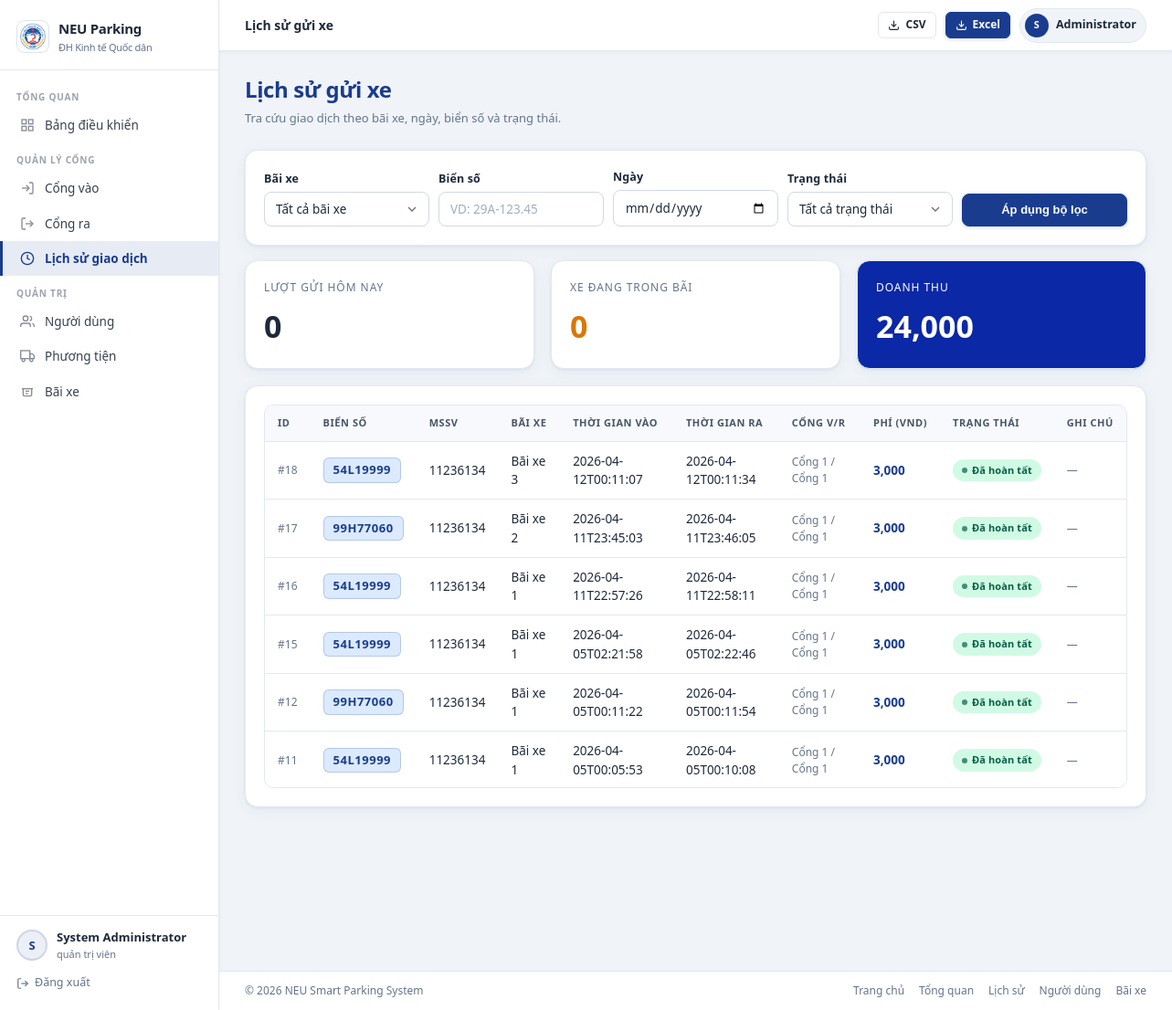
Screenshot of /history (signed in) with the database file from the repository.
### tables this page shows
CREATE TABLE users (
            id INTEGER PRIMARY KEY AUTOINCREMENT,
            username TEXT UNIQUE NOT NULL,
            password_hash TEXT NOT NULL,
            full_name TEXT NOT NULL,
            role TEXT NOT NULL DEFAULT 'student' CHECK (role IN ('admin', 'student', 'guard')),
            student_code TEXT UNIQUE,
            email TEXT UNIQUE,
            phone TEXT,
            is_active INTEGER NOT NULL DEFAULT 1,
            created_at TEXT DEFAULT CURRENT_TIMESTAMP
        );

CREATE TABLE parking_log (
            id INTEGER PRIMARY KEY AUTOINCREMENT,
            plate TEXT NOT NULL,
            student_code TEXT NOT NULL,
            time_in TEXT NOT NULL,
            time_out TEXT,
            gate_in TEXT,
            gate_out TEXT,
            fee INTEGER NOT NULL DEFAULT 0,
            status TEXT NOT NULL DEFAULT 'IN_PARKING',
            note TEXT,
            created_at TEXT DEFAULT CURRENT_TIMESTAMP
        , parking_area_id INTEGER);

### app.py (the view)
@app.route("/history")
@roles_required("guard", "admin")
def history():
    plate = (request.args.get("plate") or "").strip()
    status = (request.args.get("status") or "").strip()
    date = (request.args.get("date") or "").strip()
    parking_areas = list_parking_areas(include_inactive=True)
    selected_area = _find_parking_area(request.args.get("parking_area_id"), parking_areas)
    scoped_area_id = int(selected_area["id"]) if selected_area else None
    summary_sql = " AND parking_area_id = :parking_area_id" if scoped_area_id else ""
    summary_params = {"parking_area_id": scoped_area_id} if scoped_area_id else {}
    context = {
        "history": list_history_records(plate=plate, status=status, date=date, parking_area_id=scoped_area_id),
        "total_revenue": int(
            _fetch_scalar(
                f"SELECT COALESCE(SUM(fee),0) FROM parking_log WHERE time_out IS NOT NULL{summary_sql}",
                summary_params,
            )
        ),
        "today_count": int(
            _fetch_scalar(
                f"SELECT COUNT(*) FROM parking_log WHERE date(time_in)=date('now','localtime'){summary_sql}",
                summary_params,
            )
        ),
        "occupancy": int(
            _fetch_scalar(
                f"SELECT COUNT(*) FROM parking_log WHERE time_out IS NULL{summary_sql}",
                summary_params,
            )
        ),
        "parking_areas": parking_areas,
        "parking_area_filter": str(scoped_area_id) if scoped_area_id else "",
        "plate_filter": plate,
        "status_filter": status,
        "date_filter": date,
    }
    return render_template("history.html", **context)

### templates/history.html (shortened to what this page needs)
{% extends 'base.html' %}
{% block topbar_title %}Lịch sử gửi xe{% endblock %}
{% block extra_css %}
<link rel="stylesheet" href="{{ url_for('static', filename='css/parking.css') }}">
{% endblock %}
{% block topbar_actions %}
<a class="btn btn-secondary btn-small" href="{{ url_for('export_csv', plate=plate_filter, status=status_filter, date=date_filter, parking_area_id=parking_area_filter) }}">
    <svg width="13" height="13" viewBox="0 0 24 24" fill="none" stroke="currentColor" stroke-width="2"><path d="M21 15v4a2 2 0 0 1-2 2H5a2 2 0 0 1-2-2v-4"/><polyline points="7 10 12 15 17 10"/><line x1="12" y1="15" x2="12" y2="3"/></svg>
    CSV
</a>
<a class="btn btn-primary btn-small" href="{{ url_for('export_excel', plate=plate_filter, status=status_filter, date=date_filter, parking_area_id=parking_area_filter) }}">
    <svg width="13" height="13" viewBox="0 0 24 24" fill="none" stroke="currentColor" stroke-width="2"><path d="M21 15v4a2 2 0 0 1-2 2H5a2 2 0 0 1-2-2v-4"/><polyline points="7 10 12 15 17 10"/><line x1="12" y1="15" x2="12" y2="3"/></svg>
    Excel
</a>
{% endblock %}
{% block content %}
<div class="page-header">
    <div>
        <h1 class="page-title">Lịch sử gửi xe</h1>
        <p class="page-subtitle">Tra cứu giao dịch theo bãi xe, ngày, biển số và trạng thái.</p>
    </div>
</div>
<article class="section-card" style="margin-bottom:16px;">
    <form method="get" action="{{ url_for('history') }}" class="filter-bar">
        <div class="form-group">
            <label for="parking_area_id">Bãi xe</label>
            <select id="parking_area_id" name="parking_area_id">
                <option value="">Tất cả bãi xe</option>
            </select>
        </div>
        <div class="form-group">
            <label for="plate">Biển số</label>
            <input id="plate" type="text" name="plate" value="{{ plate_filter }}" placeholder="VD: 29A-123.45">
        </div>
        <div class="form-group">
            <label for="date">Ngày</label>
            <input id="date" type="date" name="date" value="{{ date_filter }}">
        </div>
        <div class="form-group">
            <label for="status">Trạng thái</label>
            <select id="status" name="status">
                <option value="">Tất cả trạng thái</option>
            </select>
        </div>
        <div style="display:flex;align-items:end;">
            <button class="btn btn-primary" type="submit" style="width:100%;">Áp dụng bộ lọc</button>
        </div>
    </form>
</article>
<div class="grid grid-3" style="margin-bottom:18px;">
    <article class="section-card">
        <p class="muted" style="font-size:12px;text-transform:uppercase;letter-spacing:.08em;">Lượt gửi hôm nay</p>
        <p style="font-size:34px;font-weight:800;margin:8px 0 0;">{{ today_count }}</p>
    </article>
    <article class="section-card">
        <p class="muted" style="font-size:12px;text-transform:uppercase;letter-spacing:.08em;">Xe đang trong bãi</p>
        <p style="font-size:34px;font-weight:800;margin:8px 0 0;color:var(--warning);">{{ occupancy }}</p>
    </article>
    <article class="section-card" style="background-color: rgb(11, 40, 166);">
        <p class="muted" style="font-size:12px;text-transform:uppercase;letter-spacing:.08em; color: white;">Doanh thu</p>
        <p style="font-size:34px;font-weight:800;margin:8px 0 0;color: white;">{{ "{:,.0f}".format(total_revenue) }}</p>
    </article>
</div>
<article class="section-card">
    <div class="table-wrapper" style="max-height:420px;overflow-y:auto;">
        <table>
            <thead>
                <tr>
                    <th>ID</th>
                    <th>Biển số</th>
                    <th>MSSV</th>
                    <th>Bãi xe</th>
                    <th>Thời gian vào</th>
                    <th>Thời gian ra</th>
                    <th>Cổng V/R</th>
                    <th>Phí (VND)</th>
                    <th>Trạng thái</th>
                    <th>Ghi chú</th>
                </tr>
            </thead>
            <tbody>
                {% for item in history %}
                <tr>
                    <td style="color:var(--text-secondary);font-size:12px;">#{{ item.id }}</td>
                    <td><span class="plate-badge">{{ item.plate }}</span></td>
                    <td>{{ item.student_code }}</td>
                    <td>{{ item.parking_area_name or '—' }}</td>
                    <td>{{ item.time_in or '—' }}</td>
                    <td>{{ item.time_out or '—' }}</td>
                    <td style="font-size:12px;color:var(--text-secondary);">{{ item.gate_in or '—' }} / {{ item.gate_out or '—' }}</td>
                    <td style="font-weight:700;color:var(--primary);">{{ "{:,.0f}".format(item.fee or 0) }}</td>
                    <td>
                        <span class="badge {% if item.status == 'IN_PARKING' %}badge-warning{% else %}badge-success{% endif %}">
                            {{ translate_status(item.status) }}
                        </span>
                    </td>
                    <td style="color:var(--text-secondary);font-size:12px;">{{ item.note or '—' }}</td>
                </tr>
                {% else %}
                <tr>
                    <td colspan="10" class="muted" style="text-align:center;padding:28px;">Không có bản ghi phù hợp.</td>
                </tr>
                {% endfor %}
            </tbody>
        </table>
    </div>
</article>
{% endblock %}

### templates/base.html (shortened to what this page needs)
<!DOCTYPE html>
<html lang="vi">
<head>
    <link rel="stylesheet" href="{{ url_for('static', filename='css/base.css') }}">
    <link rel="stylesheet" href="{{ url_for('static', filename='css/layout.css') }}">
    <link rel="stylesheet" href="{{ url_for('static', filename='css/components.css') }}">
    <link rel="stylesheet" href="{{ url_for('static', filename='css/forms.css') }}">
    <link rel="stylesheet" href="{{ url_for('static', filename='css/tables.css') }}">
    {% block extra_css %}{% endblock %}
</head>
<body>
{% if current_user %}
<div class="app-shell">
    <aside class="sidebar" id="sidebar">
        <div class="sidebar-brand">
            <a class="sidebar-brand-logo" href="{{ url_for('index') }}">
                <div class="sidebar-brand-icon">
                    <img src="{{ url_for('static', filename='images/logo-neu.png') }}" alt="NEU logo">
                </div>
                <div>
                    <div>NEU Parking</div>
                    <div class="sidebar-brand-subtitle">ĐH Kinh tế Quốc dân</div>
                </div>
            </a>
        </div>
        <nav class="sidebar-nav">
            {% if current_user.role in ['admin', 'guard'] %}
            <div class="sidebar-section">
                <div class="sidebar-section-label">Tổng quan</div>
                <a class="sidebar-link {% if request.endpoint == 'dashboard' %}active{% endif %}"
                   href="{{ url_for('dashboard') }}">
                    <span class="sidebar-link-icon">
                        <svg width="16" height="16" viewBox="0 0 24 24" fill="none" stroke="currentColor" stroke-width="2"><rect x="3" y="3" width="7" height="7"/><rect x="14" y="3" width="7" height="7"/><rect x="14" y="14" width="7" height="7"/><rect x="3" y="14" width="7" height="7"/></svg>
                    </span>
                    Bảng điều khiển
                </a>
            </div>
            <div class="sidebar-section">
                <div class="sidebar-section-label">Quản lý cổng</div>
                <a class="sidebar-link {% if request.endpoint == 'gate_in' %}active{% endif %}"
                   href="{{ url_for('gate_in') }}">
                    <span class="sidebar-link-icon">
                        <svg width="16" height="16" viewBox="0 0 24 24" fill="none" stroke="currentColor" stroke-width="2"><path d="M15 3h4a2 2 0 012 2v14a2 2 0 01-2 2h-4"/><polyline points="10 17 15 12 10 7"/><line x1="15" y1="12" x2="3" y2="12"/></svg>
                    </span>
                    Cổng vào
                </a>
                <a class="sidebar-link {% if request.endpoint == 'gate_out' %}active{% endif %}"
                   href="{{ url_for('gate_out') }}">
                    <span class="sidebar-link-icon">
                        <svg width="16" height="16" viewBox="0 0 24 24" fill="none" stroke="currentColor" stroke-width="2"><path d="M9 21H5a2 2 0 01-2-2V5a2 2 0 012-2h4"/><polyline points="16 17 21 12 16 7"/><line x1="21" y1="12" x2="9" y2="12"/></svg>
                    </span>
                    Cổng ra
                </a>
                <a class="sidebar-link {% if request.endpoint == 'history' %}active{% endif %}"
                   href="{{ url_for('history') }}">
                    <span class="sidebar-link-icon">
                        <svg width="16" height="16" viewBox="0 0 24 24" fill="none" stroke="currentColor" stroke-width="2"><circle cx="12" cy="12" r="10"/><polyline points="12 6 12 12 16 14"/></svg>
                    </span>
                    Lịch sử giao dịch
                </a>
            </div>
            {% if current_user.role == 'admin' %}
            <div class="sidebar-section">
                <div class="sidebar-section-label">Quản trị</div>
                <a class="sidebar-link {% if request.endpoint == 'user_management' %}active{% endif %}"
                   href="{{ url_for('user_management') }}">
                    <span class="sidebar-link-icon">
                        <svg width="16" height="16" viewBox="0 0 24 24" fill="none" stroke="currentColor" stroke-width="2"><path d="M17 21v-2a4 4 0 00-4-4H5a4 4 0 00-4 4v2"/><circle cx="9" cy="7" r="4"/><path d="M23 21v-2a4 4 0 00-3-3.87"/><path d="M16 3.13a4 4 0 010 7.75"/></svg>
                    </span>
                    Người dùng
                </a>
                <a class="sidebar-link {% if request.endpoint == 'vehicles' %}active{% endif %}"
                   href="{{ url_for('vehicles') }}">
                    <span class="sidebar-link-icon">
                        <svg width="16" height="16" viewBox="0 0 24 24" fill="none" stroke="currentColor" stroke-width="2"><rect x="1" y="3" width="15" height="13"/><polygon points="16 8 20 8 23 11 23 16 16 16 16 8"/><circle cx="5.5" cy="18.5" r="2.5"/><circle cx="18.5" cy="18.5" r="2.5"/></svg>
                    </span>
                    Phương tiện
                </a>
                <a class="sidebar-link {% if request.endpoint in ['parking_areas_admin', 'parking_area_detail'] %}active{% endif %}"
                   href="{{ url_for('parking_areas_admin') }}">
                    <span class="sidebar-link-icon">
                        <svg width="16" height="16" viewBox="0 0 24 24" fill="none" stroke="currentColor" stroke-width="2"><path d="M3 7h18"/><path d="M5 7v10a2 2 0 0 0 2 2h10a2 2 0 0 0 2-2V7"/><path d="M9 11h6"/><path d="M9 15h4"/></svg>
                    </span>
                    Bãi xe
                </a>
            </div>
            {% endif %}
            {% endif %}
        </nav>
        <div class="sidebar-footer">
            <div class="sidebar-user">
                <div class="sidebar-avatar">{{ current_user.full_name[0] | upper if current_user.full_name else 'U' }}</div>
                <div class="sidebar-user-info">
                    <div class="sidebar-user-name">{{ current_user.full_name }}</div>
                    <div class="sidebar-user-role">{{ translate_role(current_user.role) }}</div>
                </div>
            </div>
            <a class="sidebar-logout" href="{{ url_for('logout') }}">
                <svg width="14" height="14" viewBox="0 0 24 24" fill="none" stroke="currentColor" stroke-width="2"><path d="M9 21H5a2 2 0 01-2-2V5a2 2 0 012-2h4"/><polyline points="16 17 21 12 16 7"/><line x1="21" y1="12" x2="9" y2="12"/></svg>
                Đăng xuất
            </a>
        </div>
    </aside>
    <div class="main-area">
        <header class="topbar">
            <div class="topbar-left">
                <span class="topbar-title">{% block topbar_title %}NEU Smart Parking{% endblock %}</span>
            </div>
            <div class="topbar-right">
                {% block topbar_actions %}{% endblock %}
                <a class="topbar-user" href="{% if current_user.role in ['admin','guard'] %}{{ url_for('dashboard') }}{% else %}{{ url_for('self_dashboard') }}{% endif %}">
                    <div class="topbar-avatar">{{ current_user.full_name[0] | upper if current_user.full_name else 'U' }}</div>
                    {{ current_user.full_name.split(' ')[-1] }}
                </a>
            </div>
        </header>
        <main class="page-content">
            {% block content %}{% endblock %}
        </main>
        <footer class="app-footer">
            <span>&copy; {{ current_year }} NEU Smart Parking System</span>
            <div class="app-footer-links">
                <a href="{{ url_for('index') }}">Trang chủ</a>
                {% if current_user.role in ['admin', 'guard'] %}
                    <a href="{{ url_for('dashboard') }}">Tổng quan</a>
                    <a href="{{ url_for('history') }}">Lịch sử</a>
                {% if current_user.role == 'admin' %}
                    <a href="{{ url_for('user_management') }}">Người dùng</a>
                    <a href="{{ url_for('parking_areas_admin') }}">Bãi xe</a>
                    {% endif %}
                {% else %}
                    <a href="{{ url_for('self_dashboard') }}">Trang cá nhân</a>
                    <a href="{{ url_for('student_qr') }}">Mã QR</a>
                    <a href="{{ url_for('self_history') }}">Lịch sử</a>
                {% endif %}
            </div>
        </footer>
    </div>
</div>
{% endif %}
</body>
</html>

### rows the page displays
users: full_name "S", full_name "System Administrator", full_name "Administrator"
parking_log: id "18", plate "54L19999", student_code "11236134", parking_area_name "Bãi xe 3", time_in "2026-04-12T00:11:07", time_out "2026-04-12T00:11:34", gate_in "Cổng 1", gate_out "Cổng 1", fee "3,000", note "—"
parking_log: id "17", plate "99H77060", student_code "11236134", parking_area_name "Bãi xe 2", time_in "2026-04-11T23:45:03", time_out "2026-04-11T23:46:05", gate_in "Cổng 1", gate_out "Cổng 1", fee "3,000", note "—"
parking_log: id "16", plate "54L19999", student_code "11236134", parking_area_name "Bãi xe 1", time_in "2026-04-11T22:57:26", time_out "2026-04-11T22:58:11", gate_in "Cổng 1", gate_out "Cổng 1", fee "3,000", note "—"
parking_log: id "15", plate "54L19999", student_code "11236134", parking_area_name "Bãi xe 1", time_in "2026-04-05T02:21:58", time_out "2026-04-05T02:22:46", gate_in "Cổng 1", gate_out "Cổng 1", fee "3,000", note "—"
parking_log: id "12", plate "99H77060", student_code "11236134", parking_area_name "Bãi xe 1", time_in "2026-04-05T00:11:22", time_out "2026-04-05T00:11:54", gate_in "Cổng 1", gate_out "Cổng 1", fee "3,000", note "—"
parking_log: id "11", plate "54L19999", student_code "11236134", parking_area_name "Bãi xe 1", time_in "2026-04-05T00:05:53", time_out "2026-04-05T00:10:08", gate_in "Cổng 1", gate_out "Cổng 1", fee "3,000", note "—"

### other values shown
{{ today_count }} "0"
{{ occupancy }} "0"
{{ "{:,.0f}".format(total_revenue) }} "24,000"
